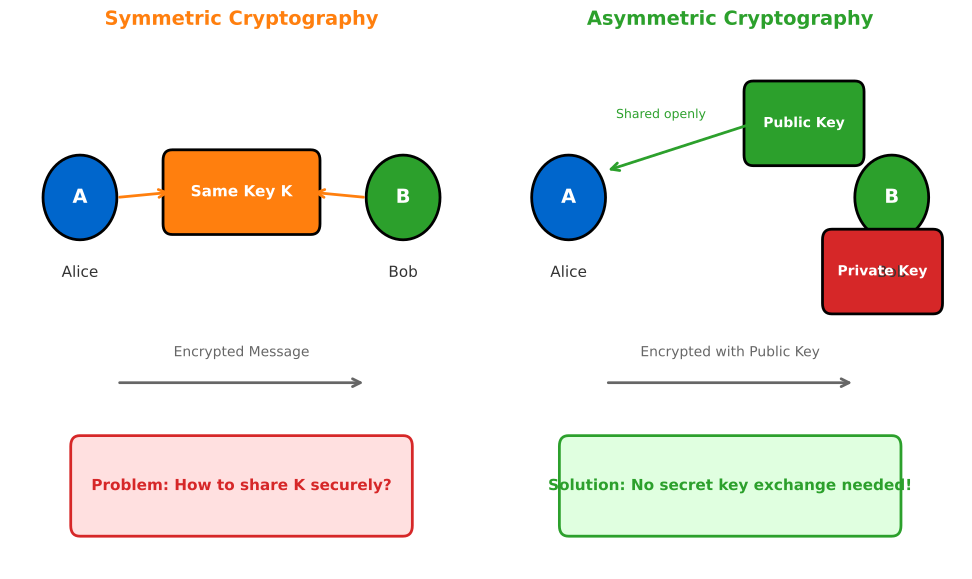

This chart was generated by the following Python code:
"""
Symmetric vs Asymmetric Cryptography Comparison
Visual comparison of the two cryptographic approaches
"""

import matplotlib.pyplot as plt
import matplotlib.patches as patches
from matplotlib.patches import FancyBboxPatch, FancyArrowPatch, Circle
import numpy as np
from pathlib import Path

CHART_METADATA = {
    'title': 'Symmetric vs Asymmetric Cryptography',
    'url': 'https://github.com/Digital-AI-Finance/Blockchain_Crypto/tree/main/Module_A_Blockchain_Foundations/L05_Public_Key_Cryptography/charts/01_symmetric_vs_asymmetric'
}

plt.rcParams.update({
    'font.size': 14,
    'axes.labelsize': 14,
    'axes.titlesize': 16,
    'xtick.labelsize': 12,
    'ytick.labelsize': 12,
    'legend.fontsize': 12,
    'figure.figsize': (10, 6),
    'figure.dpi': 150
})

MLPURPLE = '#3333B2'
MLBLUE = '#0066CC'
MLORANGE = '#FF7F0E'
MLGREEN = '#2CA02C'
MLRED = '#D62728'
MLLAVENDER = '#ADADE0'

fig, (ax1, ax2) = plt.subplots(1, 2, figsize=(10, 6))

# --- Symmetric Cryptography (left) ---
ax1.set_xlim(0, 1)
ax1.set_ylim(0, 1)
ax1.axis('off')
ax1.set_title('Symmetric Cryptography', fontsize=14, fontweight='bold', color=MLORANGE, pad=10)

# Alice
ax1.add_patch(Circle((0.15, 0.7), 0.08, facecolor=MLBLUE, edgecolor='black', linewidth=2))
ax1.text(0.15, 0.7, 'A', ha='center', va='center', fontsize=14, fontweight='bold', color='white')
ax1.text(0.15, 0.55, 'Alice', ha='center', fontsize=14, color='#333')

# Bob
ax1.add_patch(Circle((0.85, 0.7), 0.08, facecolor=MLGREEN, edgecolor='black', linewidth=2))
ax1.text(0.85, 0.7, 'B', ha='center', va='center', fontsize=14, fontweight='bold', color='white')
ax1.text(0.85, 0.55, 'Bob', ha='center', fontsize=14, color='#333')

# Same key for both
key_box = FancyBboxPatch((0.35, 0.65), 0.3, 0.12, boxstyle="round,pad=0.02",
                          facecolor=MLORANGE, edgecolor='black', linewidth=2)
ax1.add_patch(key_box)
ax1.text(0.5, 0.71, 'Same Key K', ha='center', va='center', fontsize=14, fontweight='bold', color='white')

# Arrows to key
ax1.annotate('', xy=(0.35, 0.71), xytext=(0.23, 0.7),
            arrowprops=dict(arrowstyle='->', color=MLORANGE, lw=2))
ax1.annotate('', xy=(0.65, 0.71), xytext=(0.77, 0.7),
            arrowprops=dict(arrowstyle='->', color=MLORANGE, lw=2))

# Message flow
ax1.annotate('', xy=(0.77, 0.35), xytext=(0.23, 0.35),
            arrowprops=dict(arrowstyle='->', color='#666', lw=2))
ax1.text(0.5, 0.40, 'Encrypted Message', ha='center', fontsize=14, color='#666')

# Problem box
prob_box = FancyBboxPatch((0.15, 0.08), 0.7, 0.15, boxstyle="round,pad=0.02",
                           facecolor='#FFE0E0', edgecolor=MLRED, linewidth=2)
ax1.add_patch(prob_box)
ax1.text(0.5, 0.155, 'Problem: How to share K securely?', ha='center', va='center',
        fontsize=14, color=MLRED, fontweight='bold')

# --- Asymmetric Cryptography (right) ---
ax2.set_xlim(0, 1)
ax2.set_ylim(0, 1)
ax2.axis('off')
ax2.set_title('Asymmetric Cryptography', fontsize=14, fontweight='bold', color=MLGREEN, pad=10)

# Alice
ax2.add_patch(Circle((0.15, 0.7), 0.08, facecolor=MLBLUE, edgecolor='black', linewidth=2))
ax2.text(0.15, 0.7, 'A', ha='center', va='center', fontsize=14, fontweight='bold', color='white')
ax2.text(0.15, 0.55, 'Alice', ha='center', fontsize=14, color='#333')

# Bob
ax2.add_patch(Circle((0.85, 0.7), 0.08, facecolor=MLGREEN, edgecolor='black', linewidth=2))
ax2.text(0.85, 0.7, 'B', ha='center', va='center', fontsize=14, fontweight='bold', color='white')
ax2.text(0.85, 0.55, 'Bob', ha='center', fontsize=14, color='#333')

# Bob's public key (shared)
pub_box = FancyBboxPatch((0.55, 0.78), 0.22, 0.12, boxstyle="round,pad=0.02",
                          facecolor=MLGREEN, edgecolor='black', linewidth=2)
ax2.add_patch(pub_box)
ax2.text(0.66, 0.84, 'Public Key', ha='center', va='center', fontsize=14, fontweight='bold', color='white')

# Bob's private key (secret)
priv_box = FancyBboxPatch((0.72, 0.50), 0.22, 0.12, boxstyle="round,pad=0.02",
                           facecolor=MLRED, edgecolor='black', linewidth=2)
ax2.add_patch(priv_box)
ax2.text(0.83, 0.56, 'Private Key', ha='center', va='center', fontsize=14, fontweight='bold', color='white')

# Arrow from public key to Alice
ax2.annotate('', xy=(0.23, 0.75), xytext=(0.55, 0.84),
            arrowprops=dict(arrowstyle='->', color=MLGREEN, lw=2))
ax2.text(0.35, 0.85, 'Shared openly', ha='center', fontsize=14, color=MLGREEN)

# Message flow
ax2.annotate('', xy=(0.77, 0.35), xytext=(0.23, 0.35),
            arrowprops=dict(arrowstyle='->', color='#666', lw=2))
ax2.text(0.5, 0.40, 'Encrypted with Public Key', ha='center', fontsize=14, color='#666')

# Solution box
sol_box = FancyBboxPatch((0.15, 0.08), 0.7, 0.15, boxstyle="round,pad=0.02",
                          facecolor='#E0FFE0', edgecolor=MLGREEN, linewidth=2)
ax2.add_patch(sol_box)
ax2.text(0.5, 0.155, 'Solution: No secret key exchange needed!', ha='center', va='center',
        fontsize=14, color=MLGREEN, fontweight='bold')

plt.tight_layout()

output_path = Path(__file__).parent / 'chart.pdf'
plt.savefig(output_path, bbox_inches='tight', dpi=300)
print(f"Chart saved to: {output_path.absolute()}")
plt.close()
